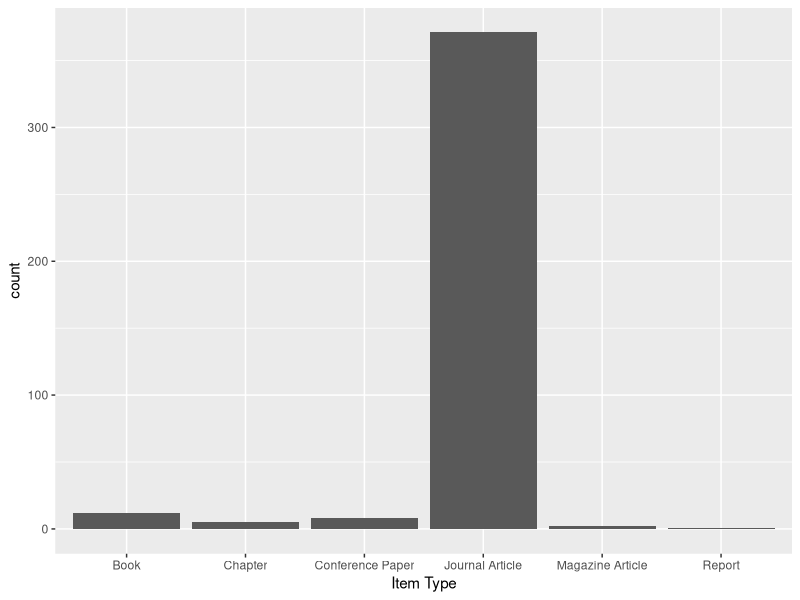

Write R code to recreate this figure. (Note: this script raises an error after producing the figure.)
## ---- chunk 1
#| output: false
corpus <- readr::read_csv("corpus-2025-initial.csv",) |> 
  # normalise tags
  dplyr::mutate(tag = stringr::str_split(`Manual Tags`, ";")) |> 
  dplyr::mutate(tag = purrr::map(tag, \(t) stringr::str_trim(t))) 

corpus_n <- nrow(corpus)
corpus_n_with_text <- corpus |> 
  dplyr::filter(!is.na(`File Attachments`)) |> 
  nrow()
types_n <- unique(corpus$`Item Type`) |> length()
## ---- chunk 2
#| label: fig-item-type-hist
#| fig-cap: The items in the corpus are mostly journal articles, as expected.
corpus |> 
  ggplot2::ggplot(ggplot2::aes(`Item Type`)) + 
  ggplot2::geom_bar() +
  ggplot2::scale_x_discrete(labels = c(
    "book" = "Book",
    "bookSection" = "Chapter",
    "conferencePaper" = "Conference Paper",
    "journalArticle" = "Journal Article",
    "magazineArticle" = "Magazine Article",
    "report" = "Report"
  ))
## ---- chunk 3
#| output: false
# Get list of tags for categorisation
corpus |>
  tidyr::unnest(c(tag)) |> 
  dplyr::distinct(tag) |> 
  dplyr::mutate(tag_category = "") |> 
  readr::write_csv("all-tags.csv")

# Import categorised tags
tag_categories <- readr::read_csv("all-tags-categorised.csv")
## ---- chunk 4
#| label: fig-disciplines
#| fig-cap: Musicology and Visual Arts have probably been overlooked in the early history of CHS. Disciplines with only one article excluded.
disciplines <- corpus |> 
  tidyr::unnest(c(tag)) |> 
  dplyr::left_join(tag_categories, by="tag") |> 
  dplyr::filter(tag_category == "discipline", !is.na(tag)) |> 
  dplyr::group_by(tag) |> 
  dplyr::filter(dplyr::n() > 1)

disciplines |> 
  ggplot2::ggplot(ggplot2::aes(y=tag)) +
  ggplot2::geom_bar() +
  ggplot2::labs(
    y = "Discipline",
    x = glue::glue("Number of Articles (n = {nrow(disciplines)}).")
  )
## ---- chunk 5
computers <- corpus |> 
  tidyr::unnest(c(tag)) |> 
  dplyr::left_join(tag_categories, by="tag") |> 
  dplyr::filter(tag_category == "computer", !is.na(tag))
## ---- chunk 6
#| label: fig-computers
#| fig-cap: Unsurprisingly, IBM dominated the early days of CHS.
computers |> 
  dplyr::select(tag) |> 
  dplyr::mutate(
    tag = stringr::str_remove(tag, "Computer: "),
    brand = stringr::str_extract(tag, "\\w+")
  ) |> 
  ggplot2::ggplot(ggplot2::aes(y=brand)) +
  ggplot2::geom_bar() +
  ggplot2::labs(
    y = "Brand",
    x = glue::glue("Models Mentioned (n = {nrow(computers)} mentions in {length(unique(computers$Key))} articles)")
  )
